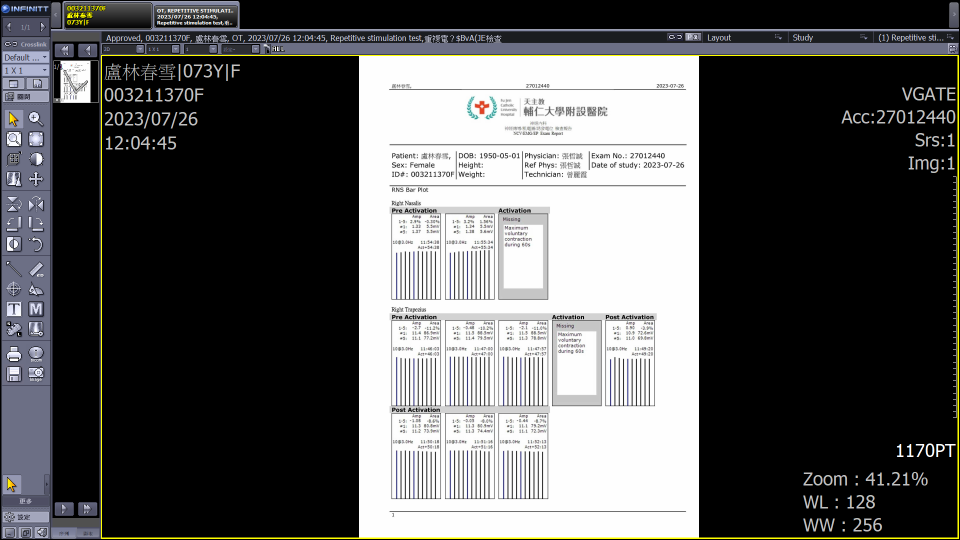
#> input picture server/images/1.png, 1920 x 1080 px, found by its file name (shown at 1/2 size)
$ python 0302.py
#> lines starting #> are read from the running program, lines starting #| are printed output that depends on the picture
import numpy as np
from PIL import Image
import pytesseract
import cv2
import re
import json


def recognize(image_path):
    image = Image.open(image_path)
#> image is the input picture: PIL image 1920x1080 RGBA; mean R, G, B, A 89.5, 89.8, 89.9, 255
    scaled_images = scale(image)
    resized_images = [resize(img) for img in scaled_images]
    results = perform_ocr(resized_images)
    return results


crop_main = [
    (720, 105, 700, 395),
]

crop_dimensions_2 = [
    (70, 50, 150, 230),
    (70, 50, 150, 230),
]

new_dpi = (400, 400)
new_dpi_2 = (30, 300)


def scale(image):
    scaled_images = []
    for i, (w, h, x, y) in enumerate(crop_main, start=1):
        crop_image = image.crop((x, y, x + w, y + h))
        image_array = np.array(crop_image)
        scaled_images.append(image_array)
#> this loop made 1 pass
#> pass 1, in scale, `crop_image = image.crop((x, y, x + w, y + h))`:
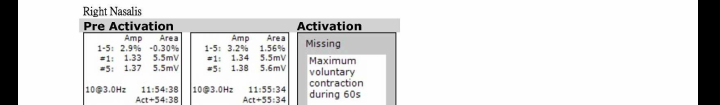
#> crop_image: PIL image 720x105 RGBA; mean R, G, B, A 225.4, 225.4, 225.4, 255
#> after the loop, scaled_images = 1 item
    return scaled_images


def resize(image):
    resized_image = cv2.resize(image, None, fx=1, fy=3, interpolation=cv2.INTER_CUBIC)
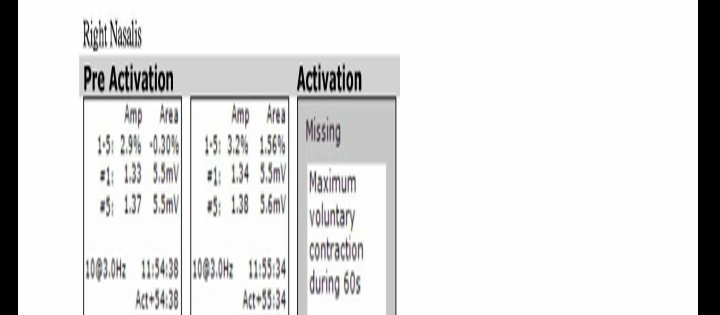
#> resized_image: shape (315, 720, 4); mean R, G, B, A 225.4, 225.3, 225.3, 255
    resized_image = cv2.resize(resized_image, (int(resized_image.shape[1] * new_dpi[0] / resized_image.shape[0]), int(resized_image.shape[0] * new_dpi[1] / resized_image.shape[1])))
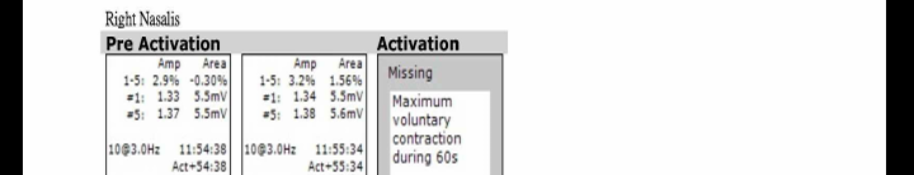
#> resized_image: shape (175, 914, 4); mean R, G, B, A 225.4, 225.4, 225.4, 255
    return resized_image


def perform_ocr(resized_images):
    result = []

    for i, resized_image in enumerate(resized_images, start=1):
        code = pytesseract.image_to_string(resized_image)
        data = pytesseract.image_to_data(resized_image, output_type=pytesseract.Output.DICT)

        target_words = ["Right Nasalis", "Left Nasalis", "Right Trapezius", "Left Trapezius", "Right Adb", "Left Adb"]

        for phrase in target_words:
            match = re.search(r'\b' + re.escape(phrase) + r'\b', code, re.IGNORECASE)
            if match:
                start_idx = match.start()
                end_idx = match.end()
                x, y = data['left'][start_idx], data['top'][start_idx]
                for j, (a, b, c, d) in enumerate(crop_dimensions_2, start=1):
                    crop_image_2 = resized_image[y + a:y - b, x + c:x + d]
                    image_2 = cv2.resize(crop_image_2, None, fx=3, fy=3, interpolation=cv2.INTER_CUBIC)
                    code_2 = pytesseract.image_to_string(image_2)
                    nonspe_code = code_2.strip()
                    if nonspe_code:  # Check if the extracted text is not empty
                        str_code_2 = re.split('[\n:]+', nonspe_code)
                        json_string_2 = json.dumps(str_code_2, ensure_ascii=False)
                        result.append({
                            "target_phrase": phrase,
                            "result_data": json_string_2
                            # "text": code[start_idx:end_idx]  # Include the matched text here
                        })
#> this loop made 1 pass
#> i on pass 1: 1
#> after the loop, result = []

    return result


# Test the OCR recognition
image_path = r'C:\Users\User\Desktop\MDDGSS\server\images\1.png'  # Update with the path to your test image
#> (the run stopped early here; a loop or call above may not have finished)
